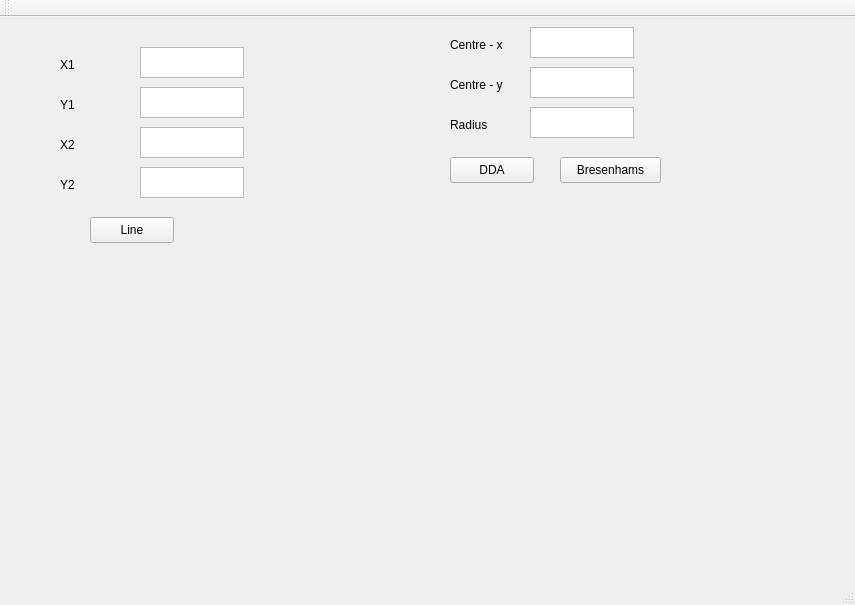
<?xml version="1.0" encoding="UTF-8"?>
<ui version="4.0">
 <class>MainWindow</class>
 <widget class="QMainWindow" name="MainWindow">
  <property name="geometry">
   <rect>
    <x>0</x>
    <y>0</y>
    <width>855</width>
    <height>605</height>
   </rect>
  </property>
  <property name="windowTitle">
   <string>MainWindow</string>
  </property>
  <widget class="QWidget" name="centralWidget">
   <widget class="QLabel" name="label">
    <property name="geometry">
     <rect>
      <x>450</x>
      <y>20</y>
      <width>71</width>
      <height>16</height>
     </rect>
    </property>
    <property name="text">
     <string>Centre - x</string>
    </property>
   </widget>
   <widget class="QTextEdit" name="textEdit">
    <property name="geometry">
     <rect>
      <x>530</x>
      <y>10</y>
      <width>104</width>
      <height>31</height>
     </rect>
    </property>
   </widget>
   <widget class="QLabel" name="label_2">
    <property name="geometry">
     <rect>
      <x>450</x>
      <y>60</y>
      <width>71</width>
      <height>16</height>
     </rect>
    </property>
    <property name="text">
     <string>Centre - y</string>
    </property>
   </widget>
   <widget class="QTextEdit" name="textEdit_2">
    <property name="geometry">
     <rect>
      <x>530</x>
      <y>50</y>
      <width>104</width>
      <height>31</height>
     </rect>
    </property>
   </widget>
   <widget class="QLabel" name="label_3">
    <property name="geometry">
     <rect>
      <x>450</x>
      <y>100</y>
      <width>71</width>
      <height>16</height>
     </rect>
    </property>
    <property name="text">
     <string>Radius</string>
    </property>
   </widget>
   <widget class="QTextEdit" name="textEdit_3">
    <property name="geometry">
     <rect>
      <x>530</x>
      <y>90</y>
      <width>104</width>
      <height>31</height>
     </rect>
    </property>
   </widget>
   <widget class="QLabel" name="label_4">
    <property name="geometry">
     <rect>
      <x>60</x>
      <y>40</y>
      <width>71</width>
      <height>16</height>
     </rect>
    </property>
    <property name="text">
     <string>X1</string>
    </property>
   </widget>
   <widget class="QTextEdit" name="textEdit_4">
    <property name="geometry">
     <rect>
      <x>140</x>
      <y>30</y>
      <width>104</width>
      <height>31</height>
     </rect>
    </property>
   </widget>
   <widget class="QTextEdit" name="textEdit_5">
    <property name="geometry">
     <rect>
      <x>140</x>
      <y>70</y>
      <width>104</width>
      <height>31</height>
     </rect>
    </property>
   </widget>
   <widget class="QLabel" name="label_5">
    <property name="geometry">
     <rect>
      <x>60</x>
      <y>80</y>
      <width>71</width>
      <height>16</height>
     </rect>
    </property>
    <property name="text">
     <string>Y1</string>
    </property>
   </widget>
   <widget class="QTextEdit" name="textEdit_6">
    <property name="geometry">
     <rect>
      <x>140</x>
      <y>110</y>
      <width>104</width>
      <height>31</height>
     </rect>
    </property>
   </widget>
   <widget class="QLabel" name="label_6">
    <property name="geometry">
     <rect>
      <x>60</x>
      <y>120</y>
      <width>71</width>
      <height>16</height>
     </rect>
    </property>
    <property name="text">
     <string>X2</string>
    </property>
   </widget>
   <widget class="QTextEdit" name="textEdit_7">
    <property name="geometry">
     <rect>
      <x>140</x>
      <y>150</y>
      <width>104</width>
      <height>31</height>
     </rect>
    </property>
   </widget>
   <widget class="QLabel" name="label_7">
    <property name="geometry">
     <rect>
      <x>60</x>
      <y>160</y>
      <width>71</width>
      <height>16</height>
     </rect>
    </property>
    <property name="text">
     <string>Y2</string>
    </property>
   </widget>
   <widget class="QPushButton" name="pushButton">
    <property name="geometry">
     <rect>
      <x>450</x>
      <y>140</y>
      <width>84</width>
      <height>26</height>
     </rect>
    </property>
    <property name="text">
     <string>DDA</string>
    </property>
   </widget>
   <widget class="QPushButton" name="pushButton_2">
    <property name="geometry">
     <rect>
      <x>560</x>
      <y>140</y>
      <width>101</width>
      <height>26</height>
     </rect>
    </property>
    <property name="text">
     <string>Bresenhams</string>
    </property>
   </widget>
   <widget class="QPushButton" name="pushButton_3">
    <property name="geometry">
     <rect>
      <x>90</x>
      <y>200</y>
      <width>84</width>
      <height>26</height>
     </rect>
    </property>
    <property name="text">
     <string>Line</string>
    </property>
   </widget>
   <widget class="QLabel" name="label_8">
    <property name="geometry">
     <rect>
      <x>400</x>
      <y>210</y>
      <width>441</width>
      <height>321</height>
     </rect>
    </property>
    <property name="text">
     <string> </string>
    </property>
   </widget>
  </widget>
  <widget class="QMenuBar" name="menuBar">
   <property name="geometry">
    <rect>
     <x>0</x>
     <y>0</y>
     <width>855</width>
     <height>23</height>
    </rect>
   </property>
  </widget>
  <widget class="QToolBar" name="mainToolBar">
   <attribute name="toolBarArea">
    <enum>TopToolBarArea</enum>
   </attribute>
   <attribute name="toolBarBreak">
    <bool>false</bool>
   </attribute>
  </widget>
  <widget class="QStatusBar" name="statusBar"/>
 </widget>
 <layoutdefault spacing="6" margin="11"/>
 <resources/>
 <connections/>
</ui>
